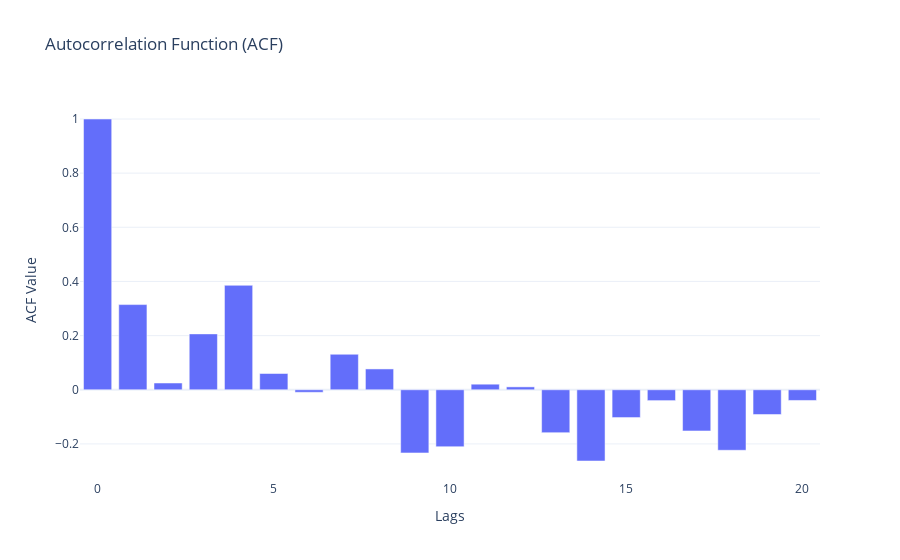
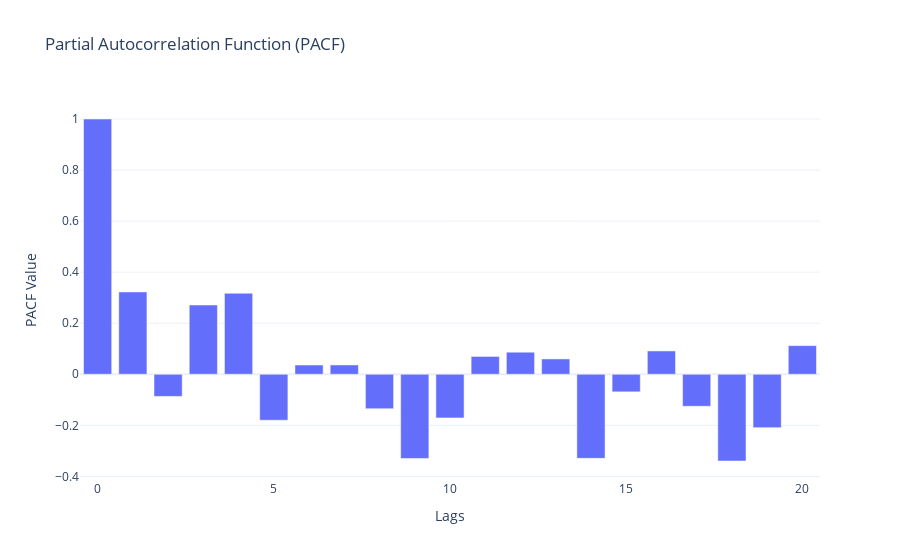

Notebook code for these charts, in order:
### Markdown cell above
### Step 3: Identifying ARIMA Parameters (p, d, q)
ARIMA models are represented as ARIMA(p, d, q), where:

 1. p (Auto-Regressive Order): Number of lag observations included.
 2. d (Differencing Order): Number of times differencing is applied.
 3. q (Moving Average Order): Size of the moving average window.
We applied differencing to make data stationary only once, so the value of d will be 1. And, here’s how to find the value of p and q using the autocorrelation and partial autocorrelation function plots:

### Code cell
from statsmodels.tsa.stattools import acf, pacf

def plot_acf_pacf(series, lags=20):
    series = series.dropna()

    acf_values = acf(series, nlags=lags)
    pacf_values = pacf(series, nlags=lags)

    fig_acf = go.Figure()
    fig_acf.add_trace(go.Bar(x=list(range(len(acf_values))), y=acf_values, name='ACF'))
    fig_acf.update_layout(title="Autocorrelation Function (ACF)", xaxis_title="Lags", yaxis_title="ACF Value", template="plotly_white")

    fig_pacf = go.Figure()
    fig_pacf.add_trace(go.Bar(x=list(range(len(pacf_values))), y=pacf_values, name='PACF'))
    fig_pacf.update_layout(title="Partial Autocorrelation Function (PACF)", xaxis_title="Lags", yaxis_title="PACF Value", template="plotly_white")

    fig_acf.show()
    fig_pacf.show()

plot_acf_pacf(df['Subscribers_diff'], lags=20)

### Figure 1 — Plotly figure (JSON) as saved in the notebook; plotly's stock layout.template omitted (floating-point values rounded to 4 significant figures)
{"data": [{"name": "ACF", "type": "bar", "x": [0, 1, 2, 3, 4, 5, 6, 7, 8, 9, 10, 11, 12, 13, 14, 15, 16, 17, 18, 19, 20], "y": [1, 0.3146, 0.02502, 0.2064, 0.3858, 0.06011, -0.009385, 0.1311, 0.07693, -0.2333, -0.2102, 0.0206, 0.01069, -0.1584, -0.2631, -0.1026, -0.04006, -0.1521, -0.2234, -0.09137, -0.03948]}], "layout": {"title": {"text": "Autocorrelation Function (ACF)"}, "xaxis": {"title": {"text": "Lags"}}, "yaxis": {"title": {"text": "ACF Value"}}}}

### Figure 2 — Plotly figure (JSON) as saved in the notebook; plotly's stock layout.template omitted (floating-point values rounded to 4 significant figures)
{"data": [{"name": "PACF", "type": "bar", "x": [0, 1, 2, 3, 4, 5, 6, 7, 8, 9, 10, 11, 12, 13, 14, 15, 16, 17, 18, 19, 20], "y": [1, 0.3225, -0.0867, 0.2715, 0.3174, -0.18, 0.03626, 0.03651, -0.1349, -0.3298, -0.171, 0.06985, 0.08647, 0.06011, -0.3294, -0.06889, 0.0914, -0.1254, -0.3397, -0.209, 0.1122]}], "layout": {"title": {"text": "Partial Autocorrelation Function (PACF)"}, "xaxis": {"title": {"text": "Lags"}}, "yaxis": {"title": {"text": "PACF Value"}}}}
